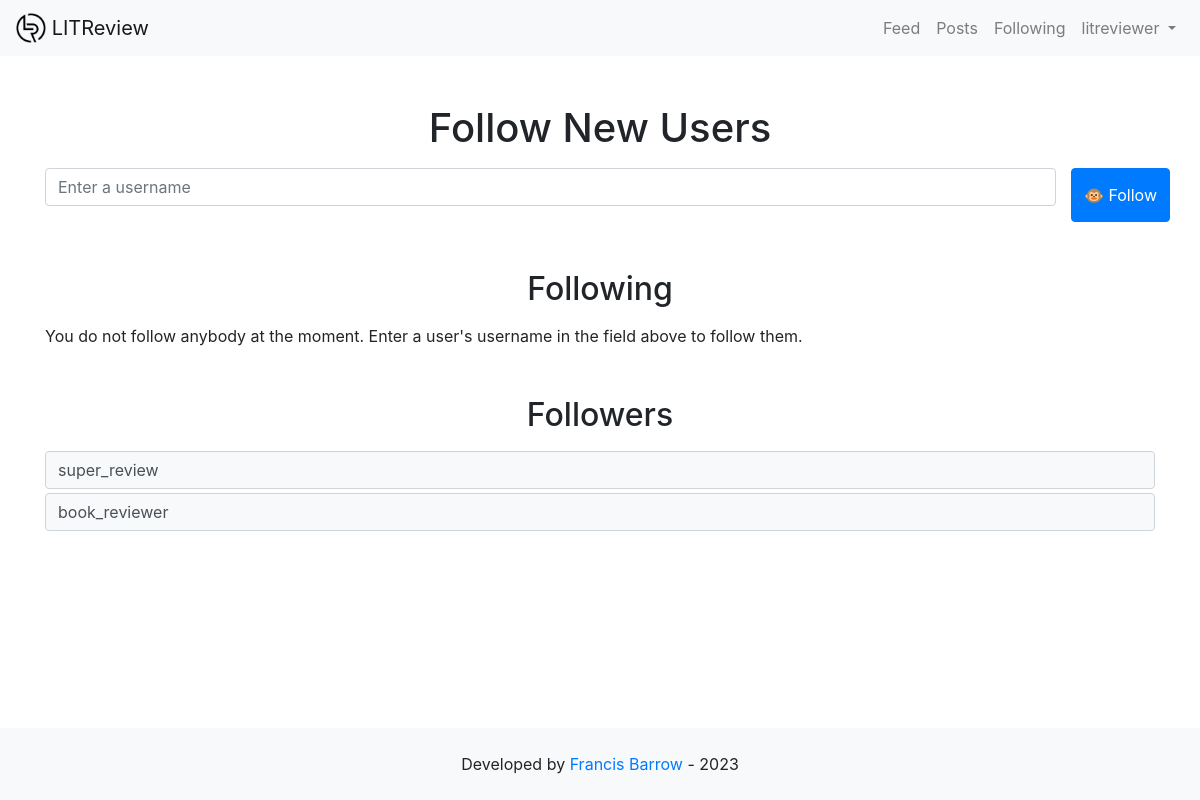
The app's page /following/ (signed in), older data.
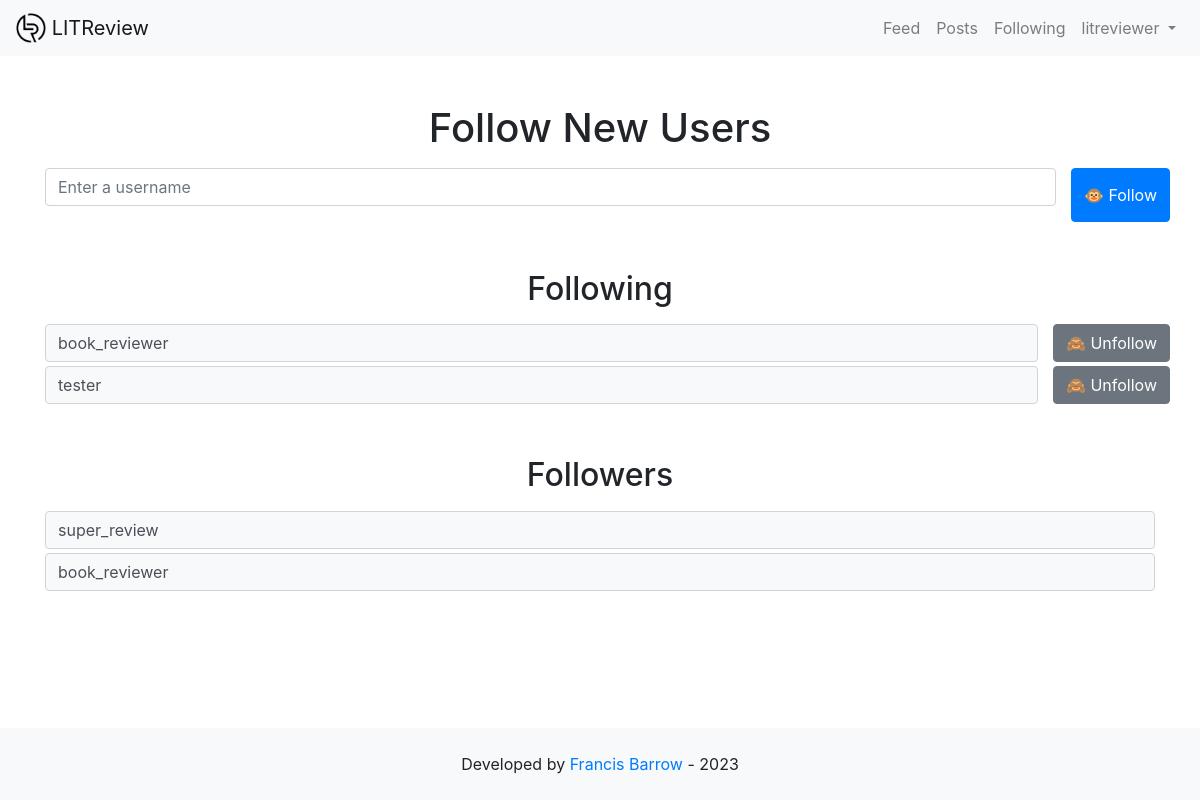
The same page, newer data.
### authentication/models.py (models this page shows)
class User(AbstractUser):
    follows = models.ManyToManyField(
        'self',
        symmetrical=False,
        blank=True
    )

### authentication/views.py (the view, shortened to what this page needs)
# urls.py: path('following/', authentication.views.following_page, name='following'),
@login_required
def following_page(request):
    follow_form = forms.FollowUsersForm()
    unfollow_form = forms.UnfollowUsersForm()
    followed = request.user.follows.all()
    followers = models.User.objects.filter(follows__id=request.user.id)
    context = {'follow_form': follow_form,
               'unfollow_form': unfollow_form,
               'followed': followed,
               'followers': followers}
    return render(request,
                  'authentication/following.html',
                  context=context)

### authentication/forms.py
class FollowUsersForm(forms.ModelForm):
    def __init__(self, *args, **kwargs):
        super().__init__(*args, **kwargs)
        self.helper = FormHelper()
        self.helper.form_class = FORM_CLASS
        self.helper.form_show_labels = False
        self.helper.layout = Layout(
            Div(
                Field('follow_user', wrapper_class='col mb-0',
                      placeholder="Enter a username"),
                Submit('submit', '🐵 Follow', css_class='col-auto'),
                css_class='row mb-3'
            )
        )
    class Meta:
        model = get_user_model()
        fields = []
    follow_user = forms.CharField(max_length=63)

class UnfollowUsersForm(forms.ModelForm):
    class Meta:
        model = get_user_model()
        fields = []
    unfollow_user = forms.CharField(widget=forms.HiddenInput,
                                    initial="")

### authentication/templates/authentication/following.html (shortened to what this page needs)
{% extends 'base.html' %}
{% load crispy_forms_tags %}
{% block content %}
<h1 class="text-center mt-5 mb-3">Follow New Users</h1>
<form method="post">
    {% crispy follow_form %}
</form>
<h2 class="text-center mt-5 mb-3">Following</h2>
{% if followed|length > 0 %}
    {% for user in followed %}
    <div class="row">
       <div class="col">
           <div class="form-control bg-light">{{ user.username }}</div>
       </div>
        <form class="mb-1" method="post">
                <input class="col-auto btn btn-secondary" type="submit" value="🙈 Unfollow">
        </form>
    </div>
    {% endfor %}
{% else %}
    <p>You do not follow anybody at the moment. Enter a user's username in the field above to follow them.</p>
{% endif %}
<h2 class="text-center mt-5 mb-3">Followers</h2>
{% if followers|length > 0 %}
    {% for user in followers %}
    <div class="row mb-1">
       <div class="col">
           <div class="form-control bg-light">{{ user.username }}</div>
       </div>
    </div>
    {% endfor %}
{% else %}
    <p>You have no followers at the moment. Post reviews to get more followers.</p>
{% endif %}
{% endblock %}

Row changes from the older to the newer data that the page shows:
now on one of the page's lists (row edited): User: username "book_reviewer"
now on this page (row edited): User: username "tester", shown under "Following"
Text that changed along with them:
text no longer shown: "You do not follow anybody at the moment. Enter a user's username in the field above to follow them."
